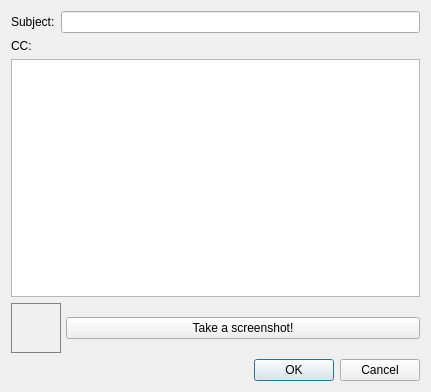
<?xml version="1.0" encoding="UTF-8"?>
<ui version="4.0">
 <class>Dialog</class>
 <widget class="QDialog" name="Dialog">
  <property name="geometry">
   <rect>
    <x>0</x>
    <y>0</y>
    <width>431</width>
    <height>392</height>
   </rect>
  </property>
  <property name="windowTitle">
   <string>Report a bug!</string>
  </property>
  <layout class="QVBoxLayout" name="verticalLayout">
   <item>
    <layout class="QHBoxLayout" name="horizontalLayout_2">
     <item>
      <widget class="QLabel" name="label">
       <property name="text">
        <string>Subject:</string>
       </property>
      </widget>
     </item>
     <item>
      <widget class="QLineEdit" name="ticket_title"/>
     </item>
    </layout>
   </item>
   <item>
    <layout class="QHBoxLayout" name="cc_layout">
     <property name="topMargin">
      <number>0</number>
     </property>
     <item>
      <widget class="QLabel" name="cc_label">
       <property name="text">
        <string>CC:</string>
       </property>
      </widget>
     </item>
    </layout>
   </item>
   <item>
    <widget class="QPlainTextEdit" name="ticket_body">
     <property name="sizePolicy">
      <sizepolicy hsizetype="Expanding" vsizetype="Expanding">
       <horstretch>0</horstretch>
       <verstretch>1</verstretch>
      </sizepolicy>
     </property>
    </widget>
   </item>
   <item>
    <layout class="QHBoxLayout" name="lower_layout">
     <property name="spacing">
      <number>5</number>
     </property>
     <property name="topMargin">
      <number>0</number>
     </property>
     <item>
      <widget class="QLabel" name="screenshot">
       <property name="minimumSize">
        <size>
         <width>50</width>
         <height>50</height>
        </size>
       </property>
       <property name="maximumSize">
        <size>
         <width>50</width>
         <height>50</height>
        </size>
       </property>
       <property name="styleSheet">
        <string notr="true">border: 1px solid grey</string>
       </property>
       <property name="text">
        <string/>
       </property>
       <property name="alignment">
        <set>Qt::AlignCenter</set>
       </property>
      </widget>
     </item>
     <item>
      <widget class="QPushButton" name="screen_grab">
       <property name="maximumSize">
        <size>
         <width>16777215</width>
         <height>16777215</height>
        </size>
       </property>
       <property name="text">
        <string>Take a screenshot!</string>
       </property>
      </widget>
     </item>
    </layout>
   </item>
   <item>
    <widget class="QDialogButtonBox" name="buttons">
     <property name="standardButtons">
      <set>QDialogButtonBox::Cancel|QDialogButtonBox::Ok</set>
     </property>
    </widget>
   </item>
  </layout>
 </widget>
 <resources>
  <include location="resources.qrc"/>
 </resources>
 <connections/>
</ui>
